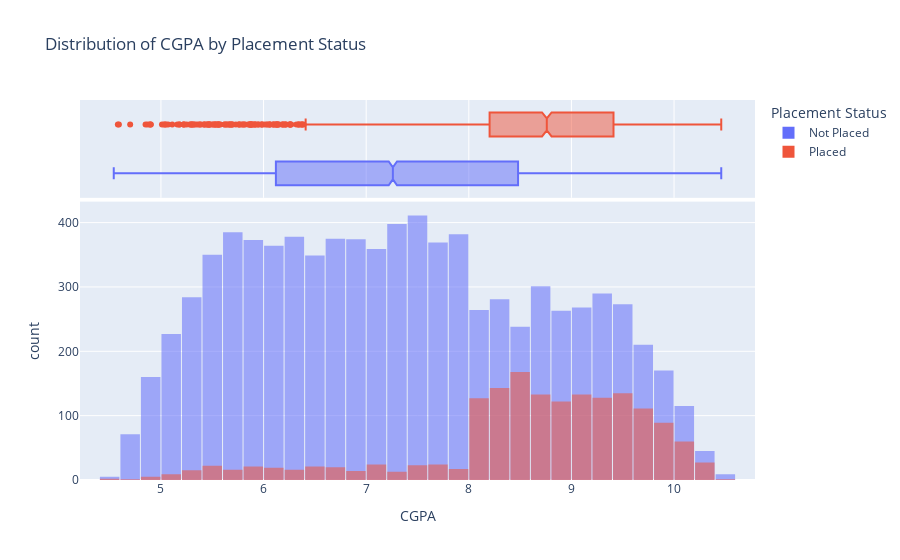

Notebook code for this chart:
### Code cell
# Plotly: Distribution of CGPA by Placement Status (overlay + marginal box)
# Ensure a readable placement label exists
label_map = {0: 'Not Placed', 1: 'Placed'}
if 'PlacementLabel' not in df.columns:
    if df['Placement'].dtype != 'O':
        df['PlacementLabel'] = df['Placement'].map(label_map).fillna(df['Placement'].astype(str))
    else:
        df['PlacementLabel'] = df['Placement']

fig = px.histogram(
    df,
    x='CGPA',
    color='PlacementLabel',
    nbins=30,
    barmode='overlay',
    marginal='box',
    opacity=0.55,
    labels={'CGPA': 'CGPA', 'PlacementLabel': 'Placement Status'},
    title='Distribution of CGPA by Placement Status'
)
fig.update_layout(bargap=0.05, legend_title_text='Placement Status')
fig.show()

### Figure 1 — Plotly figure (JSON) as saved in the notebook; plotly's stock layout.template omitted (floating-point values rounded to 4 significant figures; data arrays with more than 128 entries replaced by an {"elided": "..."} marker saying what was removed)
{"data": [{"bingroup": "x", "hovertemplate": "Placement Status=Not Placed<br>CGPA=%{x}<br>count=%{y}<extra></extra>", "legendgroup": "Not Placed", "marker": {"color": "#636efa", "opacity": 0.55, "pattern": {"shape": ""}}, "name": "Not Placed", "nbinsx": 30, "orientation": "v", "showlegend": true, "type": "histogram", "x": {"elided": "8341 float values"}, "xaxis": "x", "yaxis": "y"}, {"hovertemplate": "Placement Status=Not Placed<br>CGPA=%{x}<extra></extra>", "legendgroup": "Not Placed", "marker": {"color": "#636efa"}, "name": "Not Placed", "notched": true, "showlegend": false, "type": "box", "x": {"elided": "8341 float values"}, "xaxis": "x2", "yaxis": "y2"}, {"bingroup": "x", "hovertemplate": "Placement Status=Placed<br>CGPA=%{x}<br>count=%{y}<extra></extra>", "legendgroup": "Placed", "marker": {"color": "#EF553B", "opacity": 0.55, "pattern": {"shape": ""}}, "name": "Placed", "nbinsx": 30, "orientation": "v", "showlegend": true, "type": "histogram", "x": {"elided": "1659 float values"}, "xaxis": "x", "yaxis": "y"}, {"hovertemplate": "Placement Status=Placed<br>CGPA=%{x}<extra></extra>", "legendgroup": "Placed", "marker": {"color": "#EF553B"}, "name": "Placed", "notched": true, "showlegend": false, "type": "box", "x": {"elided": "1659 float values"}, "xaxis": "x2", "yaxis": "y2"}], "layout": {"bargap": 0.05, "barmode": "overlay", "legend": {"title": {"text": "Placement Status"}, "tracegroupgap": 0}, "title": {"text": "Distribution of CGPA by Placement Status"}, "xaxis": {"anchor": "y", "domain": [0, 1], "title": {"text": "CGPA"}}, "xaxis2": {"anchor": "y2", "domain": [0, 1], "matches": "x", "showgrid": true, "showticklabels": false}, "yaxis": {"anchor": "x", "domain": [0, 0.7326], "title": {"text": "count"}}, "yaxis2": {"anchor": "x2", "domain": [0.7426, 1], "matches": "y2", "showgrid": false, "showline": false, "showticklabels": false, "ticks": ""}}}
